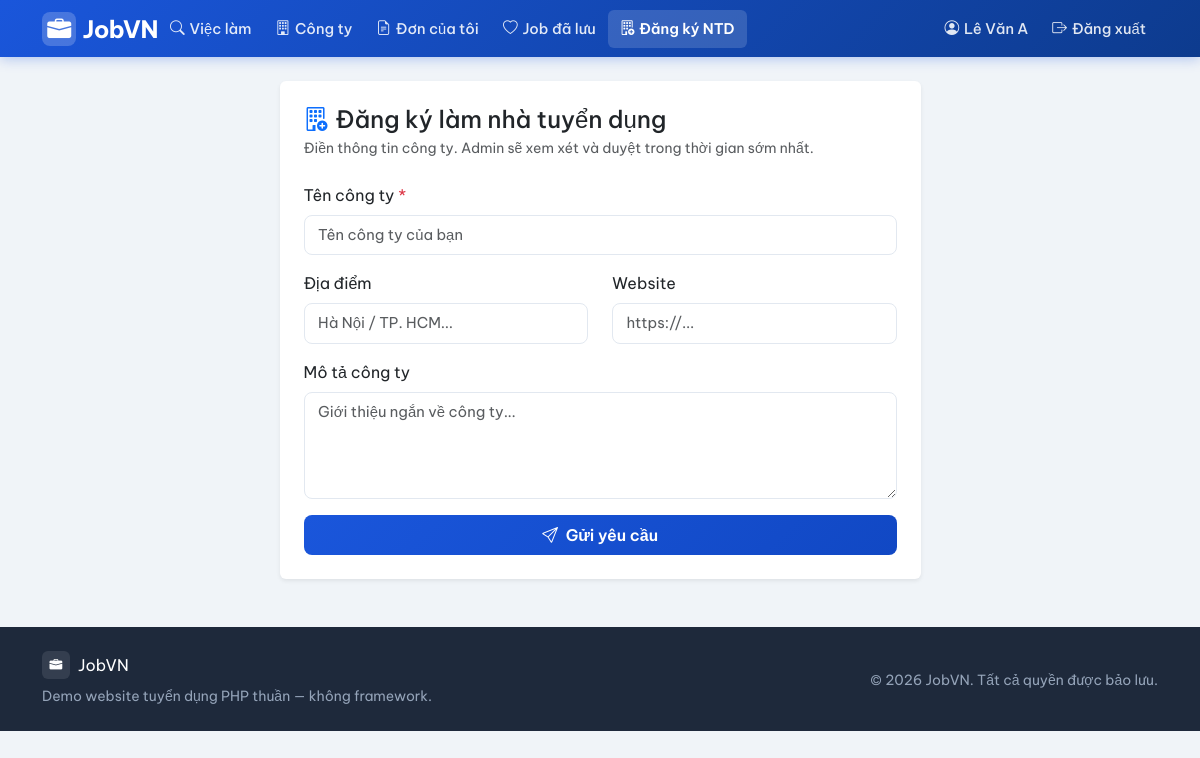
Before: /index.php?page=user/become_employer (signed in) with the older database file.
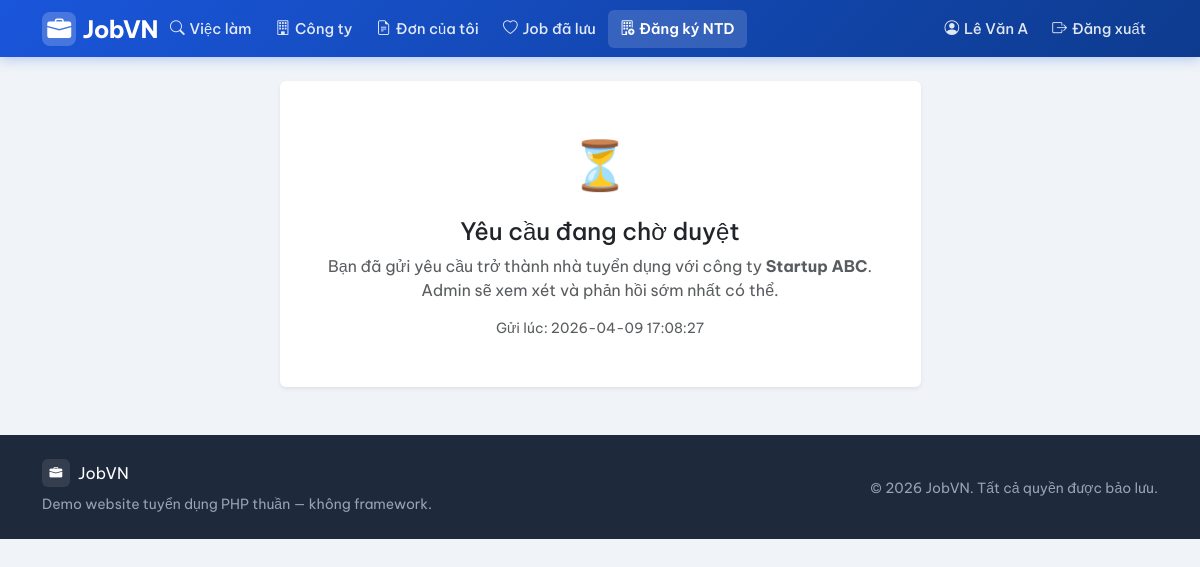
After: the same page with the newer database file.
### tables this page shows
CREATE TABLE users (
    id INT AUTO_INCREMENT PRIMARY KEY,
    email VARCHAR(150) NOT NULL UNIQUE,
    password VARCHAR(255) NOT NULL,              
    full_name VARCHAR(150) NOT NULL,
    role ENUM('admin','employer','user') NOT NULL DEFAULT 'user',
    phone VARCHAR(30) NULL,
    created_at DATETIME NOT NULL DEFAULT CURRENT_TIMESTAMP
);

CREATE TABLE employer_requests (
    id INT AUTO_INCREMENT PRIMARY KEY,
    user_id INT NOT NULL,
    company_name VARCHAR(200) NOT NULL,
    company_description TEXT NULL,
    company_location VARCHAR(200) NULL,
    company_website VARCHAR(200) NULL,
    status ENUM('pending','approved','rejected') NOT NULL DEFAULT 'pending',
    admin_note VARCHAR(500) NULL,                 
    created_at DATETIME NOT NULL DEFAULT CURRENT_TIMESTAMP,
    reviewed_at DATETIME NULL,
    FOREIGN KEY (user_id) REFERENCES users(id) ON DELETE CASCADE
);

### public/index.php (called while the page is built, shortened)
<?php
require_once __DIR__ . '/../src/db.php';
require_once __DIR__ . '/../src/helpers.php';
require_once __DIR__ . '/../src/auth.php';
$routes = [
    'home'                    => 'home.php',
    'login'                   => 'login.php',
    'register'                => 'register.php',
    'logout'                  => 'logout.php',
    'jobs'                    => 'jobs.php',
    'job_detail'              => 'job_detail.php',
    'companies'               => 'companies.php',
    'download_cv'             => 'download_cv.php',
    'user/apply'              => 'user/apply.php',
    'user/my_applications'    => 'user/my_applications.php',
    'user/profile'            => 'user/profile.php',
    'user/saved_jobs'         => 'user/saved_jobs.php',
    'user/become_employer'    => 'user/become_employer.php',
    'employer/dashboard'      => 'employer/dashboard.php',
    'employer/jobs'           => 'employer/jobs.php',
    'employer/job_form'       => 'employer/job_form.php',
    'employer/job_delete'     => 'employer/job_delete.php',
    'employer/applications'   => 'employer/applications.php',
    'employer/company'        => 'employer/company.php',
    'admin/dashboard'         => 'admin/dashboard.php',
    'admin/users'             => 'admin/users.php',
    'admin/user_delete'       => 'admin/user_delete.php',
    'admin/jobs'              => 'admin/jobs.php',
    'admin/job_delete'        => 'admin/job_delete.php',
    'admin/companies'             => 'admin/companies.php',
    'admin/applications'          => 'admin/applications.php',
    'admin/employer_requests'     => 'admin/employer_requests.php',
];
$page = $_GET['page'] ?? 'home';
$file = __DIR__ . '/../src/pages/' . $routes[$page];
require $file;

### src/helpers.php (called while the page is built, shortened)
<?php
function e($v): string
{
    return htmlspecialchars((string)$v, ENT_QUOTES, 'UTF-8');
}
function url(string $page, array $params = []): string
{
    $params = array_merge(['page' => $page], $params);
    return BASE_URL . '?' . http_build_query($params);
}

### src/db.php (called while the page is built, shortened)
<?php
function db(): PDO
{
    static $pdo = null;
    if ($pdo === null) {
        $dsn = 'mysql:host=' . DB_HOST . ';port=' . DB_PORT . ';dbname=' . DB_NAME . ';charset=utf8mb4';
        $attempts = 0;
        while (true) {
            try {
                $pdo = new PDO($dsn, DB_USER, DB_PASS, [
                    PDO::ATTR_ERRMODE              => PDO::ERRMODE_EXCEPTION,
                    PDO::ATTR_DEFAULT_FETCH_MODE   => PDO::FETCH_ASSOC,
                    PDO::ATTR_EMULATE_PREPARES     => false,
                    PDO::MYSQL_ATTR_INIT_COMMAND   => "SET NAMES utf8mb4 COLLATE utf8mb4_unicode_ci",
                ]);
                break;
            } catch (PDOException $e) {
                $attempts++;
                if ($attempts >= 10) {
                    die('Không kết nối được MySQL: ' . $e->getMessage());
                }
                sleep(1);
            }
        }
    }
    return $pdo;
}

### src/auth.php (called while the page is built, shortened)
<?php
require_once __DIR__ . '/db.php';
function current_user(): ?array
{
    static $cache = null;
    if ($cache !== null) return $cache;
    $stmt = db()->prepare('SELECT * FROM users WHERE id = ?');
    $stmt->execute([$_SESSION['user_id']]);
    $cache = $stmt->fetch() ?: null;
    return $cache;
}
function require_role(string ...$roles): array
{
    $u = current_user();
    return $u;
}

### src/pages/user/become_employer.php (the view, shortened to what this page needs)
<?php
$u = require_role('user');
$stmt = db()->prepare('SELECT * FROM employer_requests WHERE user_id = ? ORDER BY created_at DESC LIMIT 1');
$stmt->execute([$u['id']]);
$existing = $stmt->fetch();
require __DIR__ . '/../../layout/header.php';
?>
<div class="row justify-content-center">
    <div class="col-md-7">
        <?php if ($existing && $existing['status'] === 'pending'): ?>
            <div class="card border-0 shadow-sm text-center p-5">
                <div class="mb-3" style="font-size:3rem">⏳</div>
                <h4>Yêu cầu đang chờ duyệt</h4>
                <p class="text-muted">
                    Bạn đã gửi yêu cầu trở thành nhà tuyển dụng với công ty
                    <strong><?= e($existing['company_name']) ?></strong>.<br>
                    Admin sẽ xem xét và phản hồi sớm nhất có thể.
                </p>
                <small class="text-muted">Gửi lúc: <?= e($existing['created_at']) ?></small>
            </div>
        <?php else: ?>
            <div class="card border-0 shadow-sm">
                <div class="card-body p-4">
                    <h4 class="mb-1 fw-700">
                        <i class="bi bi-building-add text-primary me-2"></i>Đăng ký làm nhà tuyển dụng
                    </h4>
                    <p class="text-muted small mb-4">
                        Điền thông tin công ty. Admin sẽ xem xét và duyệt trong thời gian sớm nhất.
                    </p>
                    <form method="post">
                        <div class="mb-3">
                            <label class="form-label fw-500">Tên công ty <span class="text-danger">*</span></label>
                            <input name="company_name" class="form-control"
                                   placeholder="Tên công ty của bạn"
                                   value="<?= e($_POST['company_name'] ?? '') ?>" required>
                        </div>
                        <div class="row">
                            <div class="col-md-6 mb-3">
                                <label class="form-label fw-500">Địa điểm</label>
                                <input name="company_location" class="form-control"
                                       placeholder="Hà Nội / TP. HCM..."
                                       value="<?= e($_POST['company_location'] ?? '') ?>">
                            </div>
                            <div class="col-md-6 mb-3">
                                <label class="form-label fw-500">Website</label>
                                <input name="company_website" class="form-control"
                                       placeholder="https://..."
                                       value="<?= e($_POST['company_website'] ?? '') ?>">
                            </div>
                        </div>
                        <div class="mb-3">
                            <label class="form-label fw-500">Mô tả công ty</label>
                            <textarea name="company_description" class="form-control" rows="4"
                                      placeholder="Giới thiệu ngắn về công ty..."><?= e($_POST['company_description'] ?? '') ?></textarea>
                        </div>
                        <button class="btn btn-primary w-100">
                            <i class="bi bi-send me-1"></i> Gửi yêu cầu
                        </button>
                    </form>
                </div>
            </div>
        <?php endif; ?>
    </div>
</div>
<?php require __DIR__ . '/../../layout/footer.php';

### src/layout/header.php (shortened to what this page needs)
<?php
$u = current_user();
$currentPage = $_GET['page'] ?? 'home';
?>
<!doctype html>
<html lang="vi">
<head>
    <link href="https://cdn.jsdelivr.net/npm/bootstrap@5.3.2/dist/css/bootstrap.min.css" rel="stylesheet">
    <link href="https://cdn.jsdelivr.net/npm/bootstrap-icons@1.11.3/font/bootstrap-icons.min.css" rel="stylesheet">
</head>
<body>
<nav class="navbar navbar-expand-lg navbar-main">
    <div class="container">
        <a class="navbar-brand-logo text-decoration-none" href="<?= e(url('home')) ?>">
            <div class="logo-icon"><i class="bi bi-briefcase-fill text-white"></i></div>
            JobVN
        </a>
        <div class="collapse navbar-collapse" id="mainNav">
            <ul class="navbar-nav me-auto">
                <li class="nav-item">
                    <a class="nav-link <?= in_array($currentPage, ['jobs','job_detail']) ? 'active' : '' ?>"
                       href="<?= e(url('jobs')) ?>">
                        <i class="bi bi-search"></i> Việc làm
                    </a>
                </li>
                <li class="nav-item">
                    <a class="nav-link <?= $currentPage === 'companies' ? 'active' : '' ?>"
                       href="<?= e(url('companies')) ?>">
                        <i class="bi bi-building"></i> Công ty
                    </a>
                </li>
                <?php if ($u && $u['role'] === 'user'): ?>
                    <li class="nav-item">
                        <a class="nav-link <?= $currentPage === 'user/my_applications' ? 'active' : '' ?>"
                           href="<?= e(url('user/my_applications')) ?>">
                            <i class="bi bi-file-earmark-text"></i> Đơn của tôi
                        </a>
                    </li>
                    <li class="nav-item">
                        <a class="nav-link <?= $currentPage === 'user/saved_jobs' ? 'active' : '' ?>"
                           href="<?= e(url('user/saved_jobs')) ?>">
                            <i class="bi bi-heart"></i> Job đã lưu
                        </a>
                    </li>
                    <li class="nav-item">
                        <a class="nav-link <?= $currentPage === 'user/become_employer' ? 'active' : '' ?>"
                           href="<?= e(url('user/become_employer')) ?>">
                            <i class="bi bi-building-add"></i> Đăng ký NTD
                        </a>
                    </li>
                <?php endif; ?>
            </ul>
            <ul class="navbar-nav">
                <?php if ($u): ?>
                    <li class="nav-item">
                        <a class="nav-link <?= in_array($currentPage, ['user/profile']) ? 'active' : '' ?>"
                           href="<?= e(url('user/profile')) ?>">
                            <i class="bi bi-person-circle"></i>
                            <span class="d-none d-lg-inline"><?= e($u['full_name']) ?></span>
                        </a>
                    </li>
                    <li class="nav-item">
                        <a class="nav-link" href="<?= e(url('logout')) ?>">
                            <i class="bi bi-box-arrow-right"></i> Đăng xuất
                        </a>
                    </li>
                <?php endif; ?>
            </ul>
        </div>
    </div>
</nav>
<main class="container py-4">

### src/layout/footer.php (shortened to what this page needs)
</main>
<footer class="py-4 mt-4" style="background:#1e293b;color:#94a3b8">
    <div class="container">
        <div class="row g-3 align-items-center">
            <div class="col-md-6">
                <div class="d-flex align-items-center gap-2 mb-1">
                    <div class="d-flex align-items-center justify-content-center rounded-2"
                         style="width:28px;height:28px;background:rgba(255,255,255,0.1)">
                        <i class="bi bi-briefcase-fill text-white" style="font-size:0.8rem"></i>
                    </div>
                    <span class="text-white fw-600">JobVN</span>
                </div>
                <small>Demo website tuyển dụng PHP thuần — không framework.</small>
            </div>
            <div class="col-md-6 text-md-end">
                <small>&copy; <?= date('Y') ?> JobVN. Tất cả quyền được bảo lưu.</small>
            </div>
        </div>
    </div>
</footer>
</body>
</html>

### src/layout/header.php (style rules this page uses)
body { font-family: 'Be Vietnam Pro', sans-serif; background: #f0f4f8; color: #1a202c; }
.navbar-main { background: linear-gradient(135deg, #1a56db 0%, #0d3b8e 100%); box-shadow: 0 2px 12px rgba(26, 86, 219, 0.3); padding: 0.6rem 0; }
.navbar-brand-logo { font-size: 1.5rem; font-weight: 700; color: #fff !important; letter-spacing: -0.5px; display: flex; align-items: center; gap: 0.4rem; }
.navbar-brand-logo .logo-icon { background: rgba(255,255,255,0.2); border-radius: 8px; width: 34px; height: 34px; display: flex; align-items: center; justify-content: center; }
.navbar-main .nav-link { color: rgba(255,255,255,0.88) !important; font-weight: 500; font-size: 0.92rem; padding: 0.5rem 0.75rem !important; border-radius: 6px; transition: background 0.15s, color 0.15s; display: flex; align-items: center; gap: 0.3rem; }
.navbar-main .nav-link:hover, .navbar-main .nav-link.active { color: #fff !important; background: rgba(255,255,255,0.15); }
.navbar-main .nav-link.active { font-weight: 600; }
main.container { padding-top: 1.5rem; padding-bottom: 2rem; }
.form-control, .form-select { border-radius: 8px; border-color: #e2e8f0; font-size: 0.93rem; padding: 0.5rem 0.85rem; }
.btn-primary { background: linear-gradient(135deg, #1a56db 0%, #1148c4 100%); border: none; font-weight: 600; border-radius: 8px; padding: 0.5rem 1.25rem; transition: opacity 0.15s, transform 0.1s; }

Changed rows visible on the page:
added employer_requests: company_name "Startup ABC", created_at "2026-04-09 17:08:27"
Other visible differences:
text no longer shown: "Đăng ký làm nhà tuyển dụng Điền thông tin công ty. Admin sẽ xem xét và duyệt trong thời gian sớm nhất. Tên công ty * Địa điểm Website Mô tả công ty Gửi yêu cầu"
text now shown: "⏳ Yêu cầu đang chờ duyệt Bạn đã gửi yêu cầu trở thành nhà tuyển dụng với công ty . Admin sẽ xem xét và phản hồi sớm nhất có thể. Gửi lúc:"
